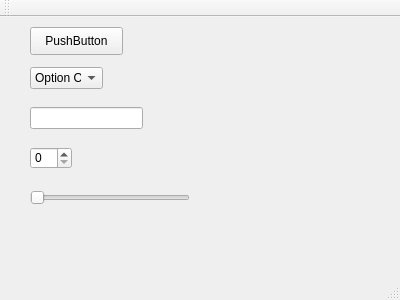
<?xml version="1.0" encoding="UTF-8"?>
<ui version="4.0">
 <class>MainWindow</class>
 <widget class="QMainWindow" name="MainWindow">
  <property name="geometry">
   <rect>
    <x>0</x>
    <y>0</y>
    <width>400</width>
    <height>300</height>
   </rect>
  </property>
  <property name="windowTitle">
   <string>MainWindow</string>
  </property>
  <widget class="QWidget" name="centralWidget">
   <widget class="QPushButton" name="pushButton">
    <property name="geometry">
     <rect>
      <x>30</x>
      <y>10</y>
      <width>93</width>
      <height>28</height>
     </rect>
    </property>
    <property name="text">
     <string>PushButton</string>
    </property>
   </widget>
   <widget class="QComboBox" name="comboBox">
    <property name="geometry">
     <rect>
      <x>30</x>
      <y>50</y>
      <width>73</width>
      <height>22</height>
     </rect>
    </property>
    <item>
     <property name="text">
      <string>Option One</string>
     </property>
    </item>
    <item>
     <property name="text">
      <string>Option Two</string>
     </property>
    </item>
    <item>
     <property name="text">
      <string>Option Three</string>
     </property>
    </item>
   </widget>
   <widget class="QLineEdit" name="lineEdit">
    <property name="geometry">
     <rect>
      <x>30</x>
      <y>90</y>
      <width>113</width>
      <height>22</height>
     </rect>
    </property>
   </widget>
   <widget class="QSpinBox" name="spinBox">
    <property name="geometry">
     <rect>
      <x>30</x>
      <y>130</y>
      <width>42</width>
      <height>22</height>
     </rect>
    </property>
   </widget>
   <widget class="QSlider" name="horizontalSlider">
    <property name="geometry">
     <rect>
      <x>30</x>
      <y>170</y>
      <width>160</width>
      <height>22</height>
     </rect>
    </property>
    <property name="orientation">
     <enum>Qt::Horizontal</enum>
    </property>
   </widget>
  </widget>
  <widget class="QMenuBar" name="menuBar">
   <property name="geometry">
    <rect>
     <x>0</x>
     <y>0</y>
     <width>400</width>
     <height>26</height>
    </rect>
   </property>
  </widget>
  <widget class="QToolBar" name="mainToolBar">
   <attribute name="toolBarArea">
    <enum>TopToolBarArea</enum>
   </attribute>
   <attribute name="toolBarBreak">
    <bool>false</bool>
   </attribute>
  </widget>
  <widget class="QStatusBar" name="statusBar"/>
 </widget>
 <layoutdefault spacing="6" margin="11"/>
 <resources/>
 <connections/>
</ui>
